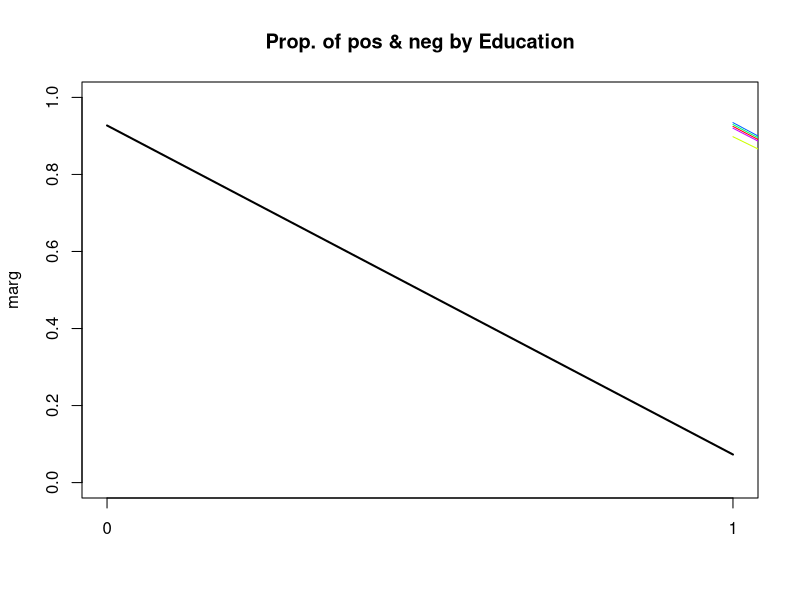
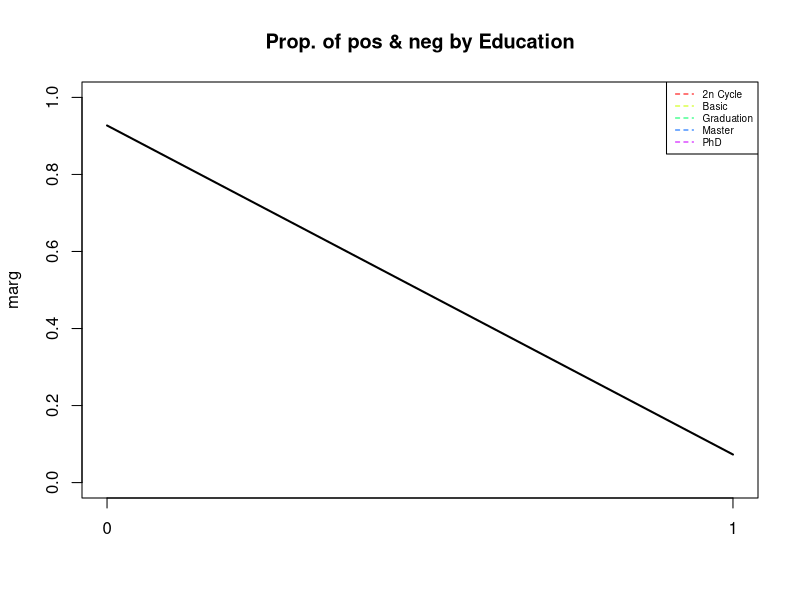
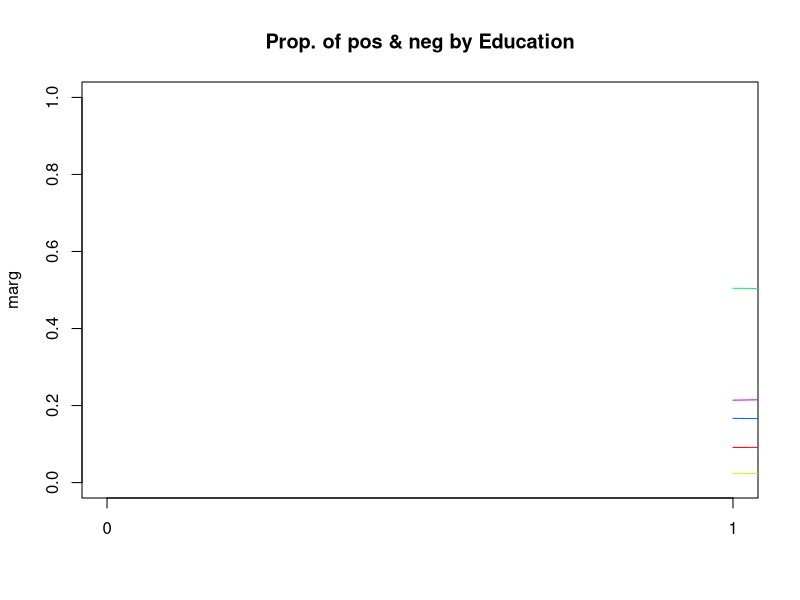
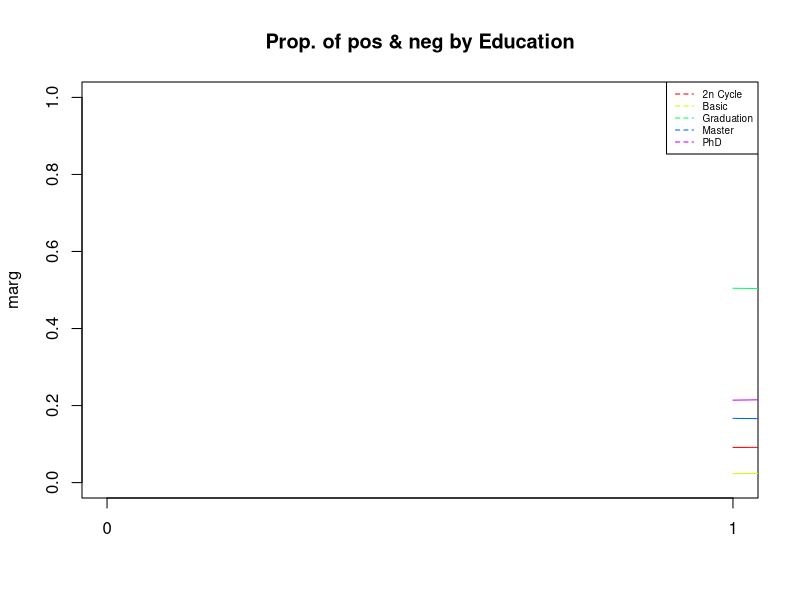
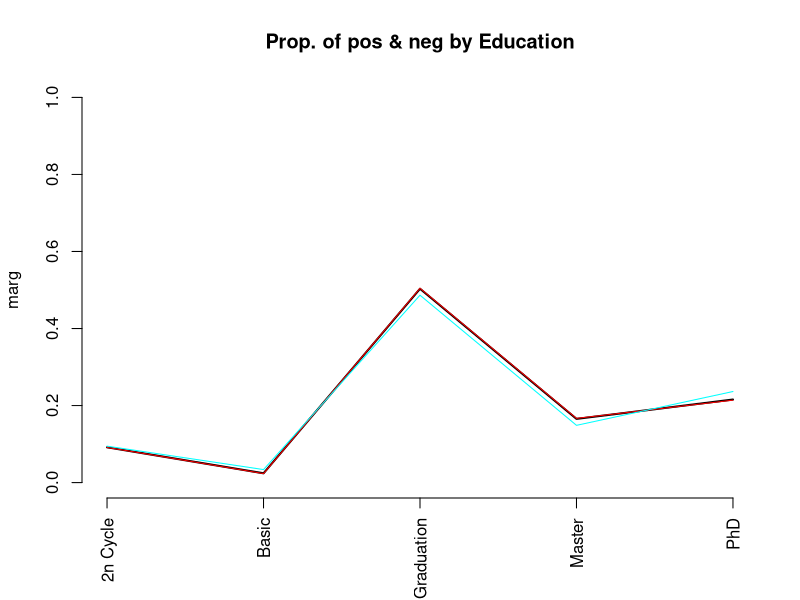
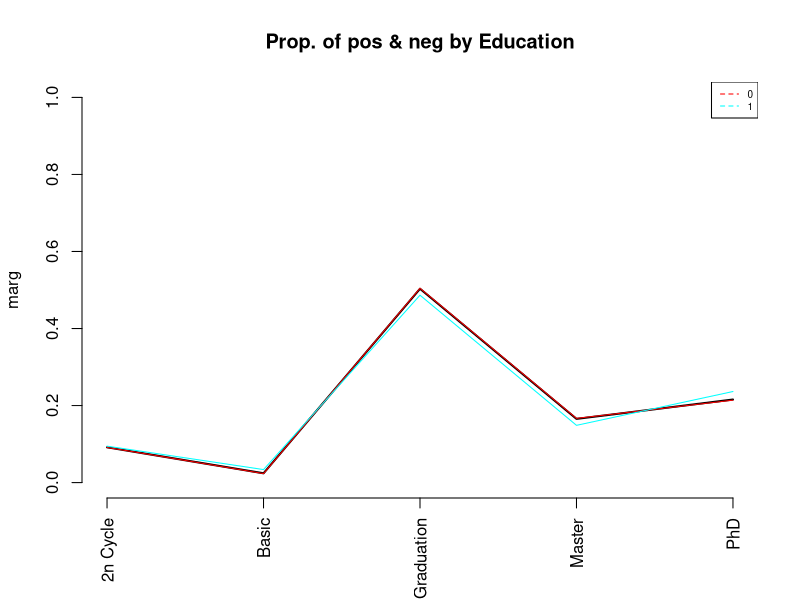
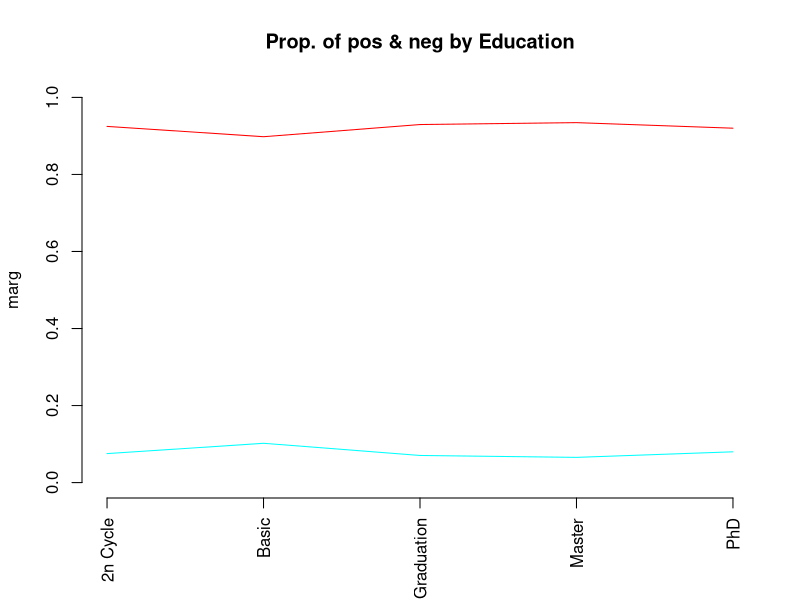
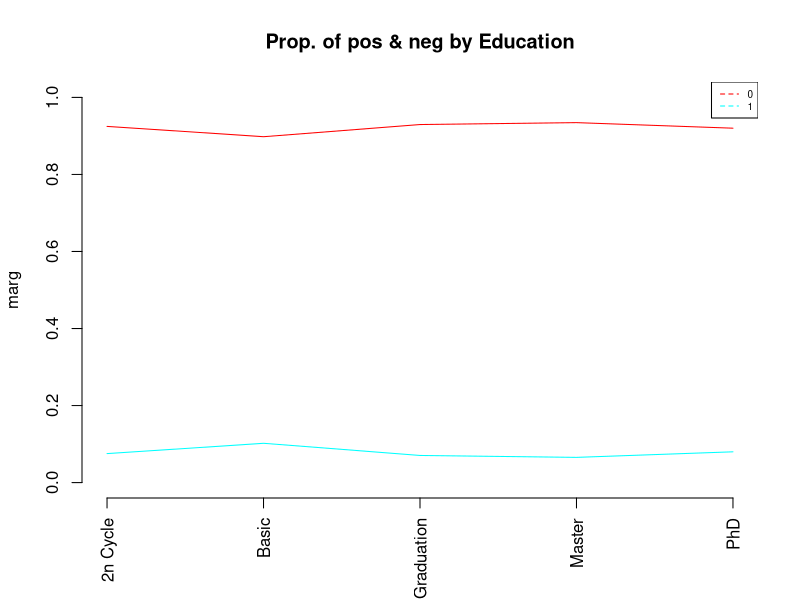

Reproduce these figures in R, in order.
#  READING CREDSCO_BIN
# load("d:/karina/docencia/DataMiningEI/Practiques/2CredscoProfiling/credscok_bin")

#read data only if required
setwd("C:/Users/Michel/Desktop/UPC/Q5/MD/MD-D4")
dd <- read.table("ifood_enriched.csv",header=T, sep=",", dec='.');

names(dd)

attach(dd)

#Dictamen    <- as.factor(Dictamen)
#levels(Dictamen) <- c(NA, "positiu","negatiu")


#Calcula els valor test de la variable Xnum per totes les modalitats del factor P
ValorTestXnum <- function(Xnum,P){
  #freq dis of fac
  nk <- as.vector(table(P)); 
  n <- sum(nk); 
  #mitjanes x grups
  xk <- tapply(Xnum,P,mean);
  #valors test
  txk <- (xk-mean(Xnum))/(sd(Xnum)*sqrt((n-nk)/(n*nk))); 
  #p-values
  pxk <- pt(txk,n-1,lower.tail=F);
  for(c in 1:length(levels(as.factor(P)))){if (pxk[c]>0.5){pxk[c]<-1-pxk[c]}}
  return (pxk)
}




ValorTestXquali <- function(P,Xquali){
  taula <- table(P,Xquali);
  n <- sum(taula); 
  pk <- apply(taula,1,sum)/n;
  pj <- apply(taula,2,sum)/n;
  pf <- taula/(n*pk);
  pjm <- matrix(data=pj,nrow=dim(pf)[1],ncol=dim(pf)[2], byrow=TRUE);      
  dpf <- pf - pjm; 
  dvt <- sqrt(((1-pk)/(n*pk))%*%t(pj*(1-pj))); 
  #i hi ha divisions iguals a 0 dona NA i no funciona
  zkj <- dpf
  zkj[dpf!=0]<-dpf[dpf!=0]/dvt[dpf!=0]; 
  pzkj <- pnorm(zkj,lower.tail=F);
  for(c in 1:length(levels(as.factor(P)))){for (s in 1:length(levels(Xquali))){if (pzkj[c,s]> 0.5){pzkj[c,s]<-1- pzkj[c,s]}}}
  return (list(rowpf=pf,vtest=zkj,pval=pzkj))
}


#source("file")
#dades contain the dataset
dades<-dd
#dades<-dd[filtro,]
#dades<-df
K<-dim(dades)[2]
par(ask=TRUE)


#P must contain the class variable
P<-dd$AccCmp3
#P<-c2
#P<-dd[,18]
nameP<-"AccCmp3"
#P<-df[,33]

nc<-length(levels(factor(P)))
nc
pvalk <- matrix(data=0,nrow=nc,ncol=K, dimnames=list(levels(P),names(dades)))
nameP<-"Class"
n<-dim(dades)[1]

for(k in 1:K){
  if (is.numeric(dades[,k])){ 
    print(paste("Anàlisi per classes de la Variable:", names(dades)[k]))
    
    boxplot(dades[,k]~P, main=paste("Boxplot of", names(dades)[k], "vs", nameP ), horizontal=TRUE)
    
    barplot(tapply(dades[[k]], P, mean),main=paste("Means of", names(dades)[k], "by", nameP ))
    abline(h=mean(dades[[k]]))
    legend(0,mean(dades[[k]]),"global mean",bty="n")
    print("Estadístics per groups:")
    for(s in levels(as.factor(P))) {print(summary(dades[P==s,k]))}
    o<-oneway.test(dades[,k]~P)
    print(paste("p-valueANOVA:", o$p.value))
    kw<-kruskal.test(dades[,k]~P)
    print(paste("p-value Kruskal-Wallis:", kw$p.value))
    pvalk[,k]<-ValorTestXnum(dades[,k], P)
    print("p-values ValorsTest: ")
    print(pvalk[,k])      
  }else{
    if(class(dd[,k])=="Date"){
      print(summary(dd[,k]))
      print(sd(dd[,k]))
      #decide breaks: weeks, months, quarters...
      hist(dd[,k],breaks="weeks")
    }else{
      #qualitatives
      print(paste("Variable", names(dades)[k]))
      table<-table(P,dades[,k])
      #   print("Cross-table")
      #   print(table)
      rowperc<-prop.table(table,1)
      
      colperc<-prop.table(table,2)
      #  print("Distribucions condicionades a files")
      # print(rowperc)
      
      #ojo porque si la variable es true o false la identifica amb el tipus Logical i
      #aquest no te levels, por tanto, coertion preventiva
      
      dades[,k]<-as.factor(dades[,k])
      
      
      marg <- table(as.factor(P))/n
      print(append("Categories=",levels(as.factor(dades[,k]))))
      
      #from next plots, select one of them according to your practical case
      plot(marg,type="l",ylim=c(0,1),main=paste("Prop. of pos & neg by",names(dades)[k]))
      paleta<-rainbow(length(levels(dades[,k])))
      for(c in 1:length(levels(dades[,k]))){lines(colperc[,c],col=paleta[c]) }
      
      #with legend
      plot(marg,type="l",ylim=c(0,1),main=paste("Prop. of pos & neg by",names(dades)[k]))
      paleta<-rainbow(length(levels(dades[,k])))
      for(c in 1:length(levels(dades[,k]))){lines(colperc[,c],col=paleta[c]) }
      legend("topright", levels(dades[,k]), col=paleta, lty=2, cex=0.6)
      
      #condicionades a classes
      print(append("Categories=",levels(dades[,k])))
      plot(marg,type="n",ylim=c(0,1),main=paste("Prop. of pos & neg by",names(dades)[k]))
      paleta<-rainbow(length(levels(dades[,k])))
      for(c in 1:length(levels(dades[,k]))){lines(rowperc[,c],col=paleta[c]) }
      
      #with legend
      plot(marg,type="n",ylim=c(0,1),main=paste("Prop. of pos & neg by",names(dades)[k]))
      paleta<-rainbow(length(levels(dades[,k])))
      for(c in 1:length(levels(dades[,k]))){lines(rowperc[,c],col=paleta[c]) }
      legend("topright", levels(dades[,k]), col=paleta, lty=2, cex=0.6)
      
      #amb variable en eix d'abcisses
      marg <-table(dades[,k])/n
      print(append("Categories=",levels(dades[,k])))
      plot(marg,type="l",ylim=c(0,1),main=paste("Prop. of pos & neg by",names(dades)[k]), las=3)
      #x<-plot(marg,type="l",ylim=c(0,1),main=paste("Prop. of pos & neg by",names(dades)[k]), xaxt="n")
      #text(x=x+.25, y=-1, adj=1, levels(CountryName), xpd=TRUE, srt=25, cex=0.7)
      paleta<-rainbow(length(levels(as.factor(P))))
      for(c in 1:length(levels(as.factor(P)))){lines(rowperc[c,],col=paleta[c]) }
      
      #with legend
      plot(marg,type="l",ylim=c(0,1),main=paste("Prop. of pos & neg by",names(dades)[k]), las=3)
      for(c in 1:length(levels(as.factor(P)))){lines(rowperc[c,],col=paleta[c])}
      legend("topright", levels(as.factor(P)), col=paleta, lty=2, cex=0.6)
      
      #condicionades a columna 
      plot(marg,type="n",ylim=c(0,1),main=paste("Prop. of pos & neg by",names(dades)[k]), las=3)
      paleta<-rainbow(length(levels(as.factor(P))))
      for(c in 1:length(levels(as.factor(P)))){lines(colperc[c,],col=paleta[c]) }
      
      #with legend
      plot(marg,type="n",ylim=c(0,1),main=paste("Prop. of pos & neg by",names(dades)[k]), las=3)
      for(c in 1:length(levels(as.factor(P)))){lines(colperc[c,],col=paleta[c])}
      legend("topright", levels(as.factor(P)), col=paleta, lty=2, cex=0.6)
      
      table<-table(dades[,k],P)
      print("Cross Table:")
      print(table)
      print("Distribucions condicionades a columnes:")
      print(colperc)
      
      #diagrames de barres apilades                                         
      
      paleta<-rainbow(length(levels(dades[,k])))
      barplot(table(dades[,k], as.factor(P)), beside=FALSE,col=paleta )
      
      barplot(table(dades[,k], as.factor(P)), beside=FALSE,col=paleta )
      legend("topright",levels(as.factor(dades[,k])),pch=1,cex=0.5, col=paleta)
      
      #diagrames de barres adosades
      barplot(table(dades[,k], as.factor(P)), beside=TRUE,col=paleta )
      
      barplot(table(dades[,k], as.factor(P)), beside=TRUE,col=paleta)
      legend("topright",levels(as.factor(dades[,k])),pch=1,cex=0.5, col=paleta)
      
      print("Test Fisher: ")
      print(fisher.test(dades[,k], as.factor(P), simulate.p.value = TRUE, B = 2000, workspace = 2000000)) 
      
      print("valorsTest:")
      print( ValorTestXquali(P,dades[,k]))
      #calcular els pvalues de les quali
    }
  }
}#endfor

#descriptors de les classes més significatius. Afegir info qualits
for (c in 1:length(levels(as.factor(P)))) {
  if(!is.na(levels(as.factor(P))[c])){
    print(paste("P.values per class:",levels(as.factor(P))[c]));
    print(sort(pvalk[c,]), digits=3) 
  }
}

#afegir la informacio de les modalitats de les qualitatives a la llista de pvalues i fer ordenacio global

#saving the dataframe in an external file
#write.table(dd, file = "ifood_enriched.csv", sep = ",", na = "NA", dec = ".", row.names = FALSE, col.names = TRUE)


